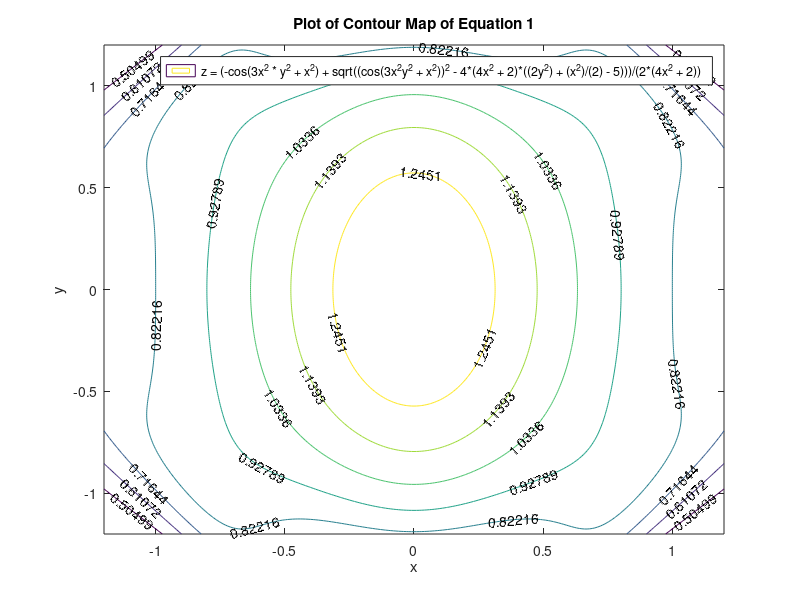

Here is the MATLAB script that generated this plot:
clc;
clear all;

[x,y]=meshgrid(-1.2:0.01:1.2);

a = 4 * x.^2 + 2;
b = cos(3 * x.^2 .* y.^2 + x.^2);
c = (2 * y.^2) + (x.^2 / 2) - 5;

z = (-b + sqrt(b.^2 - 4 * a .* c)) ./ (2 * a);

contour(x,y,z,8);

[c h]=contour(x,y,z,8);
clabel(c,h);

xlabel('x');
ylabel('y');
zlabel('z');

title('Plot of Contour Map of Equation 1');
equation = 'z = (-cos(3x^2 * y^2 + x^2) + sqrt((cos(3x^2y^2 + x^2))^2 - 4*(4x^2 + 2)*((2y^2) + (x^2)/(2) - 5)))/(2*(4x^2 + 2))';
legend(equation, 'location', 'best');
